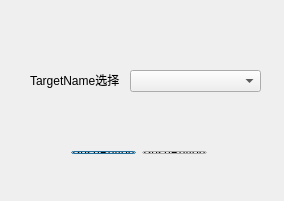
<?xml version="1.0" encoding="UTF-8"?>
<ui version="4.0">
 <class>choosetargetname</class>
 <widget class="QDialog" name="choosetargetname">
  <property name="geometry">
   <rect>
    <x>0</x>
    <y>0</y>
    <width>284</width>
    <height>201</height>
   </rect>
  </property>
  <property name="windowTitle">
   <string>choosetargetname</string>
  </property>
  <widget class="QComboBox" name="TNComboBox">
   <property name="geometry">
    <rect>
     <x>130</x>
     <y>70</y>
     <width>131</width>
     <height>22</height>
    </rect>
   </property>
  </widget>
  <widget class="QLabel" name="label">
   <property name="geometry">
    <rect>
     <x>30</x>
     <y>70</y>
     <width>91</width>
     <height>20</height>
    </rect>
   </property>
   <property name="text">
    <string>TargetName选择</string>
   </property>
  </widget>
  <widget class="QWidget" name="">
   <property name="geometry">
    <rect>
     <x>60</x>
     <y>140</y>
     <width>158</width>
     <height>25</height>
    </rect>
   </property>
   <layout class="QHBoxLayout" name="horizontalLayout">
    <item>
     <widget class="QPushButton" name="surePushButton">
      <property name="text">
       <string>PushButton</string>
      </property>
     </widget>
    </item>
    <item>
     <widget class="QPushButton" name="cancelPushButton">
      <property name="text">
       <string>PushButton</string>
      </property>
     </widget>
    </item>
   </layout>
  </widget>
 </widget>
 <layoutdefault spacing="6" margin="11"/>
 <resources/>
 <connections/>
</ui>
